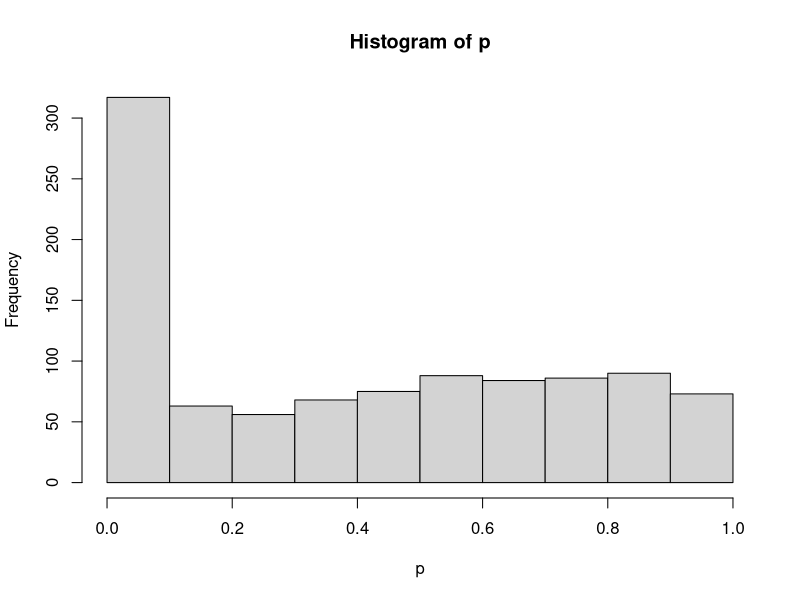
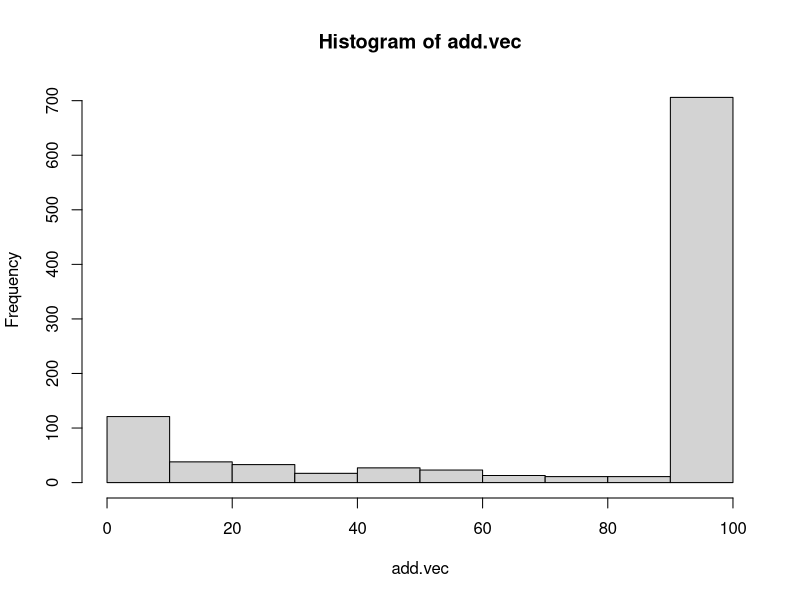
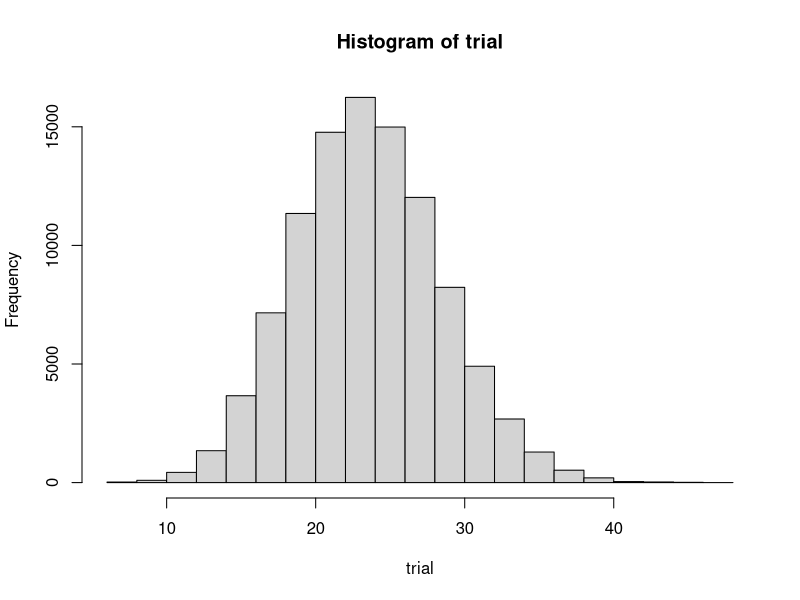
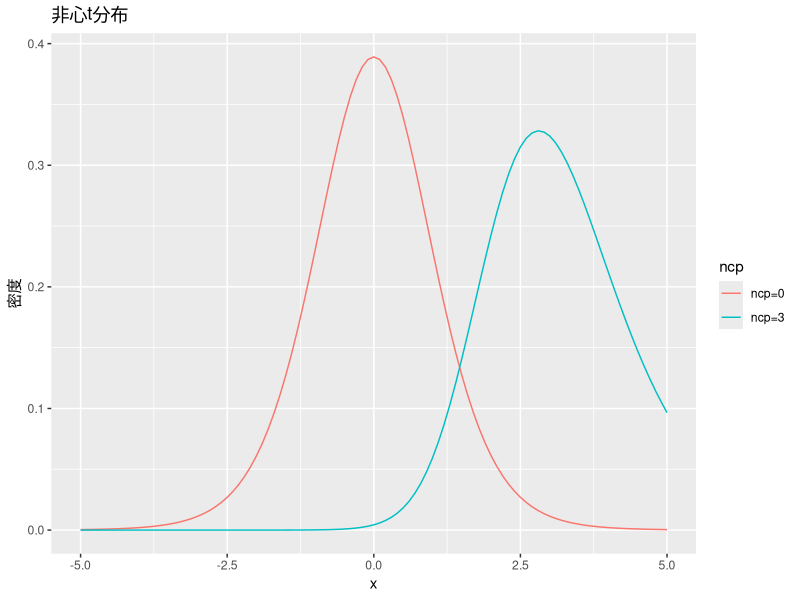

R code for these plots, in order:
## ---- chunk 1
#| message: FALSE
library(tidyverse)
library(broom) # 分析結果をtidyに整形するパッケージ。ない場合はinstallしておこう
## ---- chunk 2
alpha <- 0.05 # 有意水準を0.05に設定
n1 <- n2 <- n3 <- 10 # 各グループのサンプルサイズを10に設定
mu <- 10 # 平均値を10に設定
sigma <- 2 # 標準偏差を2に設定

mu1 <- mu2 <- mu3 <- mu # 各グループの平均値を同じに設定

set.seed(12345) # 乱数のシードを設定して再現性を確保
iter <- 1000 # シミュレーションの繰り返し回数を1000に設定

anova.detect <- rep(NA, iter) # ANOVA検出結果の保存用ベクトルを初期化
ttest.detect <- rep(NA, iter) # t検定検出結果の保存用ベクトルを初期化

for (i in 1:iter) { # 1000回のシミュレーションを繰り返すループ
  X1 <- rnorm(n1, mu1, sigma) # グループ1のデータを生成
  X2 <- rnorm(n2, mu2, sigma) # グループ2のデータを生成
  X3 <- rnorm(n3, mu3, sigma) # グループ3のデータを生成

  dat <- data.frame( # データフレームを作成
    group = c(rep(1, n1), rep(2, n2), rep(3, n3)), # グループ番号を追加
    value = c(X1, X2, X3) # データを追加
  )
  result.anova <- aov(value ~ group, data = dat) %>% tidy() # ANOVAを実行し結果を整形
  anova.detect[i] <- ifelse(result.anova$p.value[1] < alpha, 1, 0) # 有意差があるかを判定して保存

  # t検定を繰り返す
  ttest12 <- t.test(X1, X2)$p.value # グループ1と2のt検定
  ttest13 <- t.test(X1, X3)$p.value # グループ1と3のt検定
  ttest23 <- t.test(X2, X3)$p.value # グループ2と3のt検定

  ttest.detect[i] <- ifelse(ttest12 < alpha | ttest13 < alpha | ttest23 < alpha, 1, 0) # いずれかのt検定で有意差があれば保存
}

ttest.detect %>% mean() # t検定で有意差が検出された割合を計算
anova.detect %>% mean() # ANOVAで有意差が検出された割合を計算
## ---- chunk 3
# シミュレーション用の関数を定義
studyMake <- function(n, mu, sigma, delta) {
  X1 <- rnorm(n, mu, sigma) # グループ1のデータを生成
  X2 <- rnorm(n, mu + sigma * delta, sigma) # グループ2のデータを生成（平均値が異なる）
  dat <- data.frame( # データフレームを作成
    group = rep(1:2, each = n), # グループ番号を追加
    value = c(X1, X2) # データを追加
  )
  result <- t.test(X1, X2)$p.value # グループ間のt検定を実行
  return(result) # p値を返す
}
## ---- chunk 4
# 使用例；t検定の結果のp値が戻ってくる
studyMake(n = 10, mu = 10, sigma = 1, delta = 0)
## ---- chunk 5
set.seed(12345) # 乱数のシードを設定して再現性を確保
iter <- 1000 # シミュレーションの繰り返し回数を1000に設定
alpha <- 0.05 # 有意水準を0.05に設定
num_studies <- 3 # 研究の数を3に設定
alpha_adjust <- alpha / num_studies # 多重検定補正後の有意水準を計算

FLG.detect <- rep(NA, iter) # 検出結果を保存するベクトルを初期化
FLG.detect.adj <- rep(NA, iter) # 補正後の検出結果を保存するベクトルを初期化
for (i in 1:iter) { # 1000回のシミュレーションを繰り返すループ
  p_values <- replicate(num_studies, studyMake(n = 10, mu = 10, sigma = 1, delta = 0)) # 各研究のp値を生成
  FLG.detect[i] <- ifelse(any(p_values < alpha), 1, 0) # 補正前の有意差検出を判定して保存
  FLG.detect.adj[i] <- ifelse(any(p_values < alpha_adjust), 1, 0) # 補正後の有意差検出を判定して保存
}

FLG.detect %>% mean() # 補正前の有意差検出率を計算
FLG.detect.adj %>% mean() # 補正後の有意差検出率を計算
## ---- chunk 6
iter <- 1000 # シミュレーションの繰り返し回数を1000に設定
alpha <- 0.05 # 有意水準を0.05に設定
p <- rep(0, iter) # p値を保存するベクトルを初期化
add.vec <- rep(0, iter) # 増やした人数を保存するベクトルを初期化

set.seed(123) # 乱数のシードを設定して再現性を確保

n1 <- n2 <- 10 # 各グループのサンプルサイズを10に設定
mu <- 10 # 平均値を10に設定
sigma <- 2 # 標準偏差を2に設定
delta <- 0 # 平均の差を0に設定

## シミュレーション本体
for (i in 1:iter) { # 1000回のシミュレーションを繰り返すループ
  # 最初のデータを生成
  Y1 <- rnorm(n1, mu, sigma) # グループ1のデータを生成
  Y2 <- rnorm(n2, mu + sigma * delta, sigma) # グループ2のデータを生成
  p[i] <- t.test(Y1, Y2)$p.value # t検定を実行しp値を保存
  # データを追加する
  count <- 0 # 追加したデータの数をカウント
  ## p値が5%を下回るか、データが100になるまでデータを増やし続ける
  while (p[i] >= alpha && count < 100) { # 条件を満たすまでループを繰り返す
    # 有意でなかった場合、変数ごとに1つずつデータを追加
    Y1_add <- rnorm(1, mu, sigma) # グループ1に新しいデータを1つ追加
    Y2_add <- rnorm(1, mu + sigma * delta, sigma) # グループ2に新しいデータを1つ追加
    Y1 <- c(Y1, Y1_add) # グループ1のデータを更新
    Y2 <- c(Y2, Y2_add) # グループ2のデータを更新
    p[i] <- t.test(Y1, Y2)$p.value # 新しいデータでt検定を再度実行しp値を更新
    count <- count + 1 # データを追加した回数をカウント
  }
  add.vec[i] <- count
}

## 結果
ifelse(p < 0.05, 1, 0) |> mean() # p値が5%未満の割合を計算
hist(p)
hist(add.vec)
## ---- chunk 7
N <- 24
# 7回表が出る確率
pbinom(7, N, 0.5) * 2
## ---- chunk 8
k <- 7
# 24回以上必要な確率
pnbinom(k, 24, 0.5) * 2
## ---- chunk 9
set.seed(12345)
iter <- 100000 # 発生させる乱数の数
## 24回がピークに来るトライアル回数
trial <- rpois(iter, 24)
hist(trial)
## ---- chunk 10
result <- rep(NA, iter)
for (i in 1:iter) {
  result[i] <- rbinom(1, trial[i], 0.5) / trial[i]
}
## 7/24よりも小さい確率で起こった?
length(result[result < (7 / 24)]) / iter
## ---- chunk 11
#| dev: "ragg_png"
# データの準備
df <- 10 # 自由度を指定
# ggplotでプロット
ggplot(data.frame(x = c(-5, 5)), aes(x = x)) +
  stat_function(fun = dt, args = list(df = df, ncp = 0), aes(color = "ncp=0")) +
  stat_function(fun = dt, args = list(df = df, ncp = 3), aes(color = "ncp=3")) +
  labs(
    title = "非心t分布",
    x = "x",
    y = "密度",
    color = "ncp"
  )
## ---- chunk 12
qt(0.975, df = 10, ncp = 0)
## ---- chunk 13
qt(0.975, df = 10, ncp = 0) %>% pt(df = 10, ncp = 3)
## ---- chunk 14
alpha <- 0.05
beta <- 0.2
delta <- 0.5

for (n in 10:1000) {
  df <- n + n - 2
  lambda <- delta * (sqrt((n * n) / (n + n)))
  cv <- qt(p = 1 - alpha / 2, df = df) # Type1errorの臨界値
  er <- pt(cv, df = df, ncp = lambda) # Type2errorの確率
  if (er <= beta) {
    break
  }
}
print(n)
## ---- chunk 15
#| message: FALSE
library(MASS)
set.seed(12345)
alpha <- 0.05
beta <- 0.2
rho <- 0.5
sd <- 1
Sigma <- matrix(NA, ncol = 2, nrow = 2)
Sigma[1, 1] <- Sigma[2, 2] <- sd^2
Sigma[1, 2] <- Sigma[2, 1] <- sd * sd * rho

iter <- 1000

for (n in seq(from = 10, to = 1000, by = 1)) {
  FLG <- rep(0, iter)
  for (i in 1:iter) {
    X <- mvrnorm(n, c(0, 0), Sigma)
    cor_test <- cor.test(X[, 1], X[, 2])
    FLG[i] <- ifelse(cor_test$p.value > alpha, 1, 0)
  }
  t2error <- mean(FLG)
  print(paste("n=", n, "のとき，betaは", t2error, "です。"))
  if (t2error <= beta) {
    break
  }
}

print(n)
